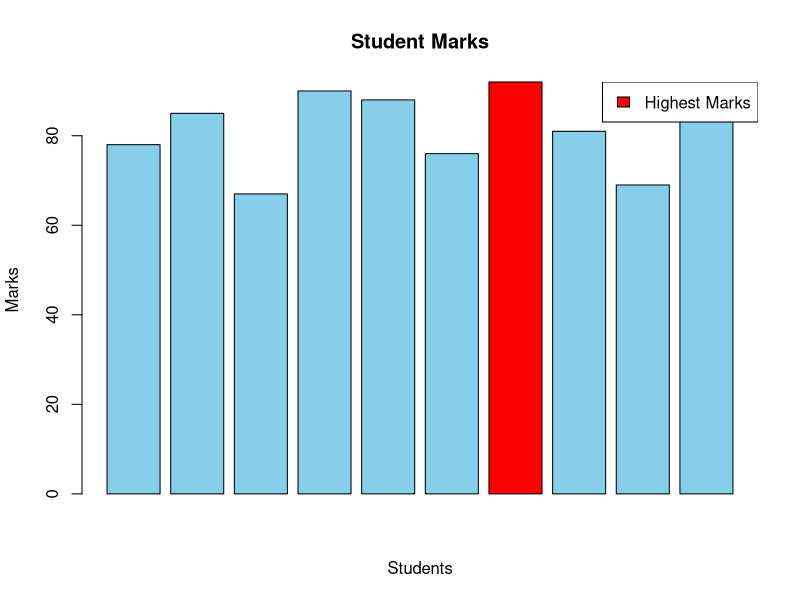
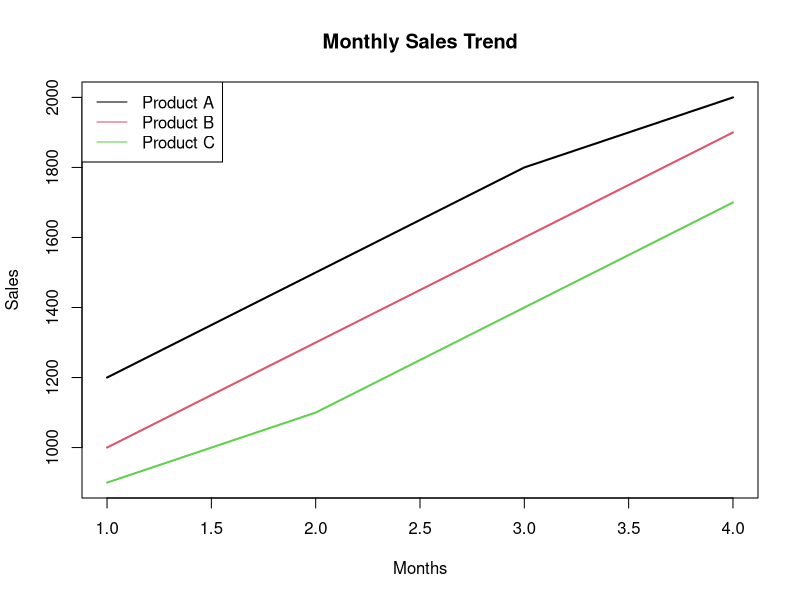
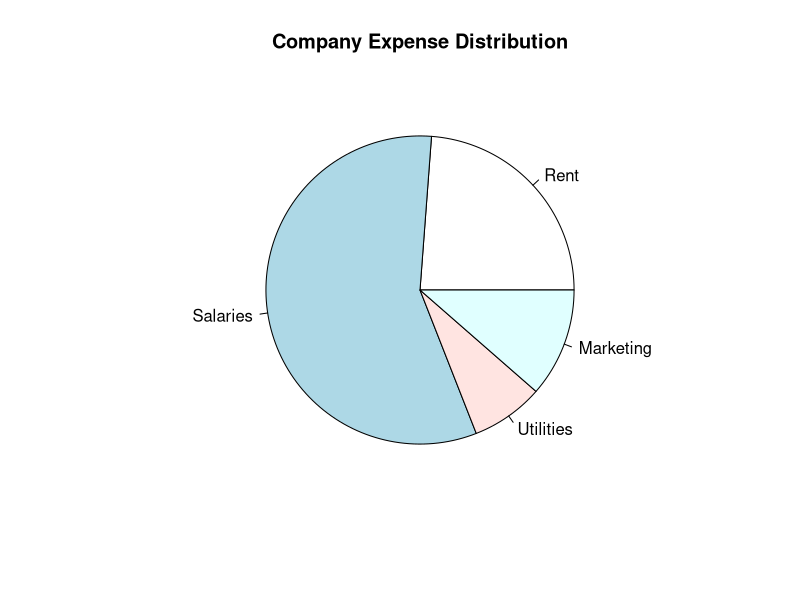
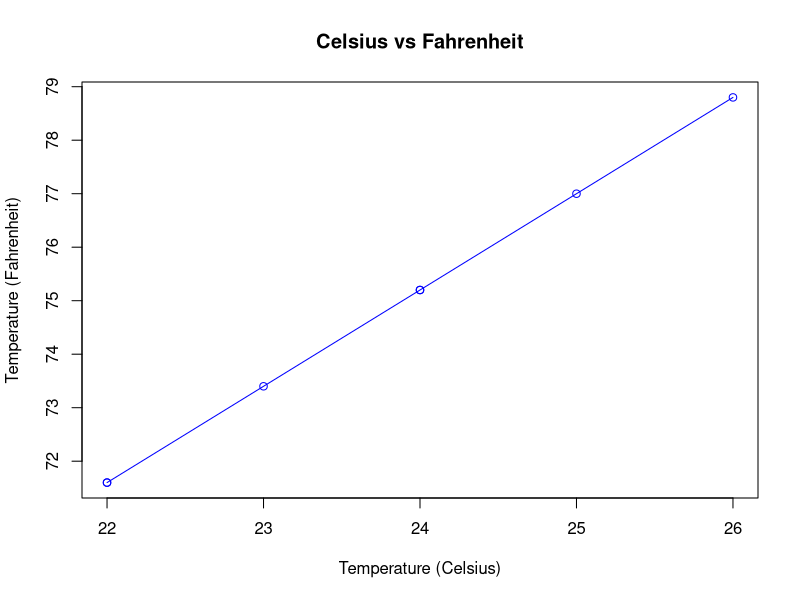
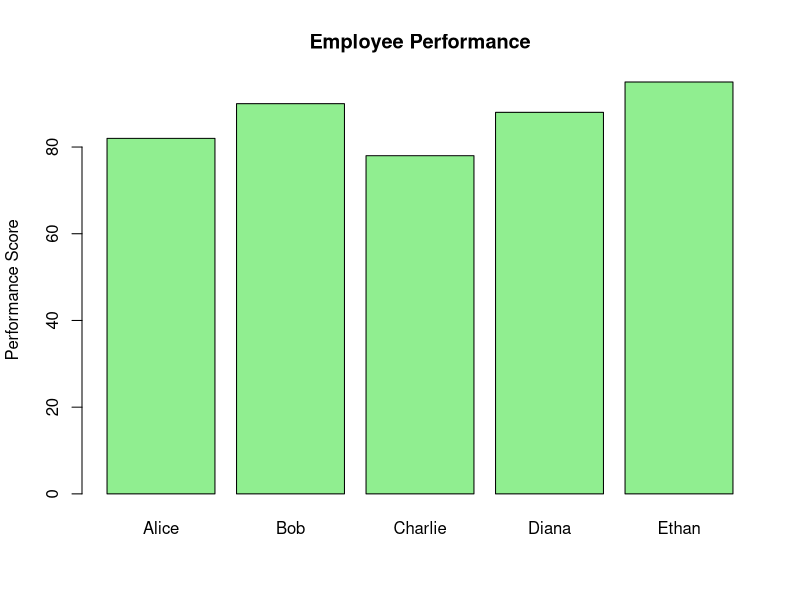

Here is the R script that generated these plots, in order:
#==========Question 1  


# Create a vector of marks for 10 students
marks <- c(78, 85, 67, 90, 88, 76, 92, 81, 69, 84)

# Calculations
total_students <- length(marks)
average_marks <- mean(marks)
highest_marks <- max(marks)
lowest_marks <- min(marks)

# Display results
total_students
average_marks
highest_marks
lowest_marks

# Bar chart with highest marks highlighted
bar_colors <- ifelse(marks == highest_marks, "red", "skyblue")

barplot(
  marks,
  col = bar_colors,
  main = "Student Marks",
  xlab = "Students",
  ylab = "Marks"
)

legend("topright", legend = "Highest Marks", fill = "red")





#==========Question 2
# Create sales matrix (rows = products, columns = months)
sales <- matrix(
  c(1200, 1500, 1800, 2000,
    1000, 1300, 1600, 1900,
    900,  1100, 1400, 1700),
  nrow = 3,
  byrow = TRUE
)

rownames(sales) <- c("Product A", "Product B", "Product C")
colnames(sales) <- c("Month 1", "Month 2", "Month 3", "Month 4")

# Display sales data
sales

# Total sales of each product
total_sales <- rowSums(sales)
total_sales

# Line graph for monthly sales trends
matplot(
  t(sales),
  type = "l",
  lty = 1,
  lwd = 2,
  xlab = "Months",
  ylab = "Sales",
  main = "Monthly Sales Trend"
)

legend("topleft", legend = rownames(sales), col = 1:3, lty = 1)



#==========Question 3

# Create expense list
expenses <- list(
  Rent = 25000,
  Salaries = 60000,
  Utilities = 8000,
  Marketing = 12000
)

# Total expense
total_expense <- sum(unlist(expenses))
total_expense

# Identify highest expense
highest_expense <- names(which.max(unlist(expenses)))
highest_expense

# Pie chart
pie(
  unlist(expenses),
  labels = names(expenses),
  main = "Company Expense Distribution"
)


#==========Question 4

# Celsius to Fahrenheit function
c_to_f <- function(celsius) {
  (celsius * 9/5) + 32
}

# Vector of daily temperatures (Celsius)
temp_c <- c(22, 24, 23, 25, 26, 24, 22)

# Convert to Fahrenheit
temp_f <- c_to_f(temp_c)

# Plot comparison
plot(
  temp_c,
  temp_f,
  type = "o",
  col = "blue",
  xlab = "Temperature (Celsius)",
  ylab = "Temperature (Fahrenheit)",
  main = "Celsius vs Fahrenheit"
)

#==========Question 5


# Employee data
employee_names <- c("Alice", "Bob", "Charlie", "Diana", "Ethan")
performance_scores <- c(82, 90, 78, 88, 95)

# Combine into a list
employee_data <- list(
  Names = employee_names,
  Scores = performance_scores
)

# Average performance score
average_score <- mean(performance_scores)
average_score

# Identify top-performing employee
top_employee <- employee_names[which.max(performance_scores)]
top_employee

# Bar chart
barplot(
  performance_scores,
  names.arg = employee_names,
  col = "lightgreen",
  main = "Employee Performance",
  ylab = "Performance Score"
)


